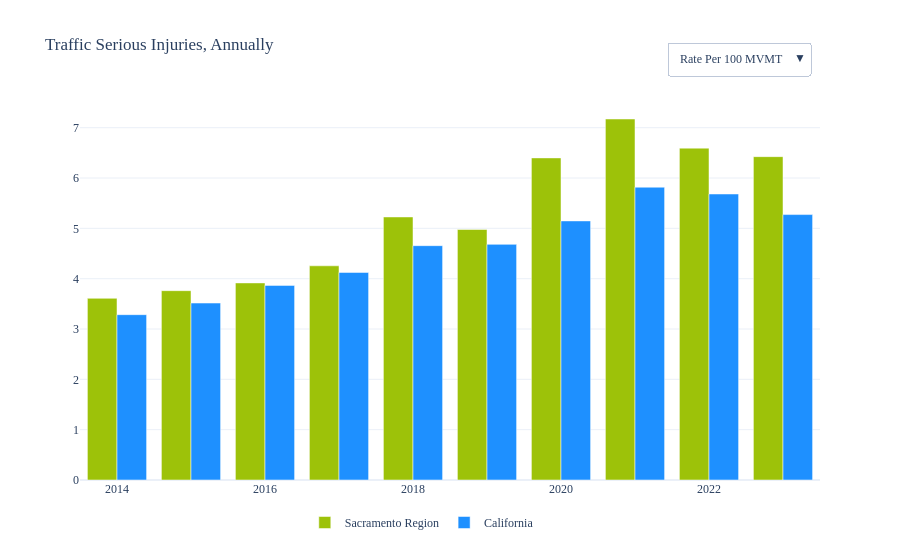

The cell this chart's notebook holds for it:
### Code cell
indicator = 'Safety_1'
plot_name = 'toggle_injury_rate_annual'


df_mpo   = pd.read_excel(PATH_PLOTS/'Data'/f"{indicator} MPO TIMS.xlsx"      , sheet_name = 'MPO'      )
df_state = pd.read_excel(PATH_PLOTS/'Data'/f"{indicator} Statewide TIMS.xlsx", sheet_name = 'Statewide')


df_plot1 = df_mpo  .copy()
df_plot2 = df_state.copy()


df_plot1 = df_plot1.rename(columns = {'MPO'  :'Geography'})
df_plot1['Geography'] = 'Sacramento Region'
df_plot2 = df_plot2.rename(columns = {'State':'Geography'})
df_plot2['Geography'] = 'California'

df_plot = pd.concat([df_plot1, df_plot2])
df_plot = df_plot.sort_values(['Geography', 'Year'], ascending = [False, True])
df_plot = df_plot.reset_index(drop = True)

display(df_plot.head(), df_plot.tail())


color_map  = {
    'Sacramento Region': '#9DC209'
    , 'California': '#1E90FF'
}

fig=go.Figure()

for geography, color in color_map.items():
    df_cat = df_plot[df_plot['Geography'] == geography]
    df_cat=df_cat.sort_values('Year',ascending=True)
    df_cat=df_cat.dropna(subset=['Serious injuries 100 mvm'])

    fig.add_trace(go.Bar(
        x=df_cat['Year'],
        y=df_cat['Serious injuries 100 mvm'],
        name=geography,
        marker=dict(color=color),
        hovertemplate='%{y}'
    ))

for geography, color in color_map.items():
    df_cat = df_plot[df_plot['Geography'] == geography]
    df_cat=df_cat.sort_values('Year',ascending=True)
    df_cat=df_cat.dropna(subset=['Serious injuries'])
    
    fig.add_trace(go.Bar(
        x=df_cat['Year'],
        y=df_cat['Serious injuries'],
        name=geography,
        marker=dict(color=color),
        hovertemplate='%{y}',
        visible=False
    ))

# Create buttons for toggling
buttons = [
    dict(
        label='Rate Per 100 MVMT',
        method='update',
        args=[
            {'visible': [True, True,False, False]}
        ]
    ),
    dict(
        label='Total',
        method='update',
        args=[
            {'visible': [False, False, True, True]},
            {'xaxis': {'tickangle': 0}}
        ]
    )
]

# Add dropdown menu to layout
fig.update_layout(
    updatemenus=[
        dict(
            buttons=buttons,
            direction="down",
            pad={"r": 10, "t": 10},
            showactive=True,
            x=1,
            xanchor="right",
            y=1.18,
            yanchor="top"
        )
    ]
)

title = 'Traffic Serious Injuries, Annually'

fig.update_traces(hovertemplate='%{y}')
fig.update_layout(legend=dict(orientation="h", yanchor="bottom", y=-0.15,xanchor="right", x=0.62))

pt.plot_agol(fig, export, title, indicator, plot_name)

### Figure 1 — Plotly figure (JSON) as saved in the notebook; plotly's stock layout.template omitted (floating-point values rounded to 4 significant figures)
{"data": [{"hovertemplate": "%{y}", "marker": {"color": "#9DC209"}, "name": "Sacramento Region", "type": "bar", "x": [2014, 2015, 2016, 2017, 2018, 2019, 2020, 2021, 2022, 2023], "y": [3.61, 3.762, 3.916, 4.256, 5.227, 4.978, 6.4, 7.173, 6.594, 6.425]}, {"hovertemplate": "%{y}", "marker": {"color": "#1E90FF"}, "name": "California", "type": "bar", "x": [2014, 2015, 2016, 2017, 2018, 2019, 2020, 2021, 2022, 2023], "y": [3.285, 3.516, 3.867, 4.124, 4.656, 4.682, 5.148, 5.818, 5.683, 5.274]}, {"hovertemplate": "%{y}", "marker": {"color": "#9DC209"}, "name": "Sacramento Region", "type": "bar", "visible": false, "x": [2014, 2015, 2016, 2017, 2018, 2019, 2020, 2021, 2022, 2023, 2024], "y": [773, 814, 862, 944, 1160, 1145, 1219, 1409, 1303, 1300, 1211]}, {"hovertemplate": "%{y}", "marker": {"color": "#1E90FF"}, "name": "California", "type": "bar", "visible": false, "x": [2014, 2015, 2016, 2017, 2018, 2019, 2020, 2021, 2022, 2023, 2024], "y": [10995, 11950, 13258, 14201, 16158, 16443, 15392, 18084, 17916, 16760, 16324]}], "layout": {"font": {"family": "Microsoft YaHei"}, "legend": {"orientation": "h", "title": {}, "x": 0.62, "xanchor": "right", "y": -0.15, "yanchor": "bottom"}, "title": {"text": "Traffic Serious Injuries, Annually"}, "updatemenus": [{"buttons": [{"args": [{"visible": [true, true, false, false]}], "label": "Rate Per 100 MVMT", "method": "update"}, {"args": [{"visible": [false, false, true, true]}, {"xaxis": {"tickangle": 0}}], "label": "Total", "method": "update"}], "direction": "down", "pad": {"r": 10, "t": 10}, "showactive": true, "x": 1, "xanchor": "right", "y": 1.18, "yanchor": "top"}], "xaxis": {"tickfont": {"size": 12}, "title": {}}, "yaxis": {"tickfont": {"size": 12}, "title": {}}}}
